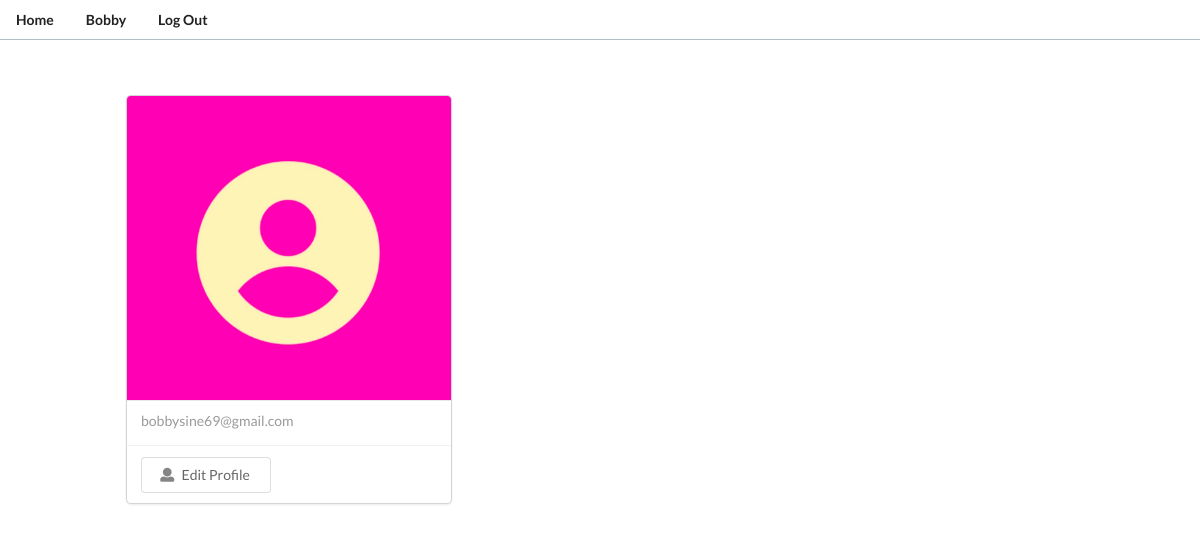
Before: /profiles/ (signed in) with the older database file.
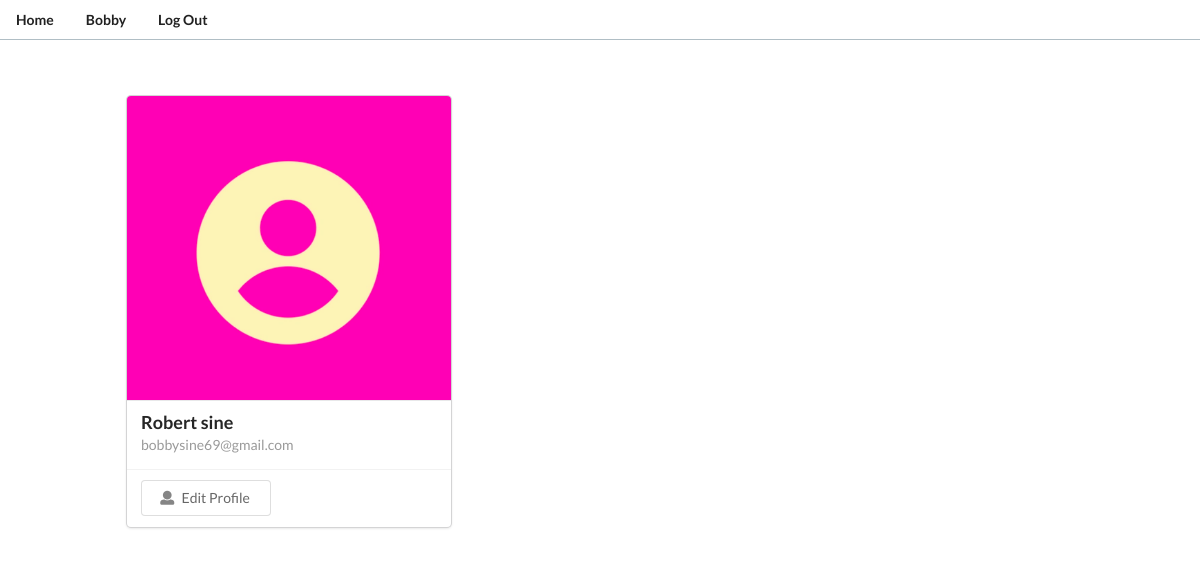
After: the same page with the newer database file.
### profiles/models.py (models this page shows)
class Profile(models.Model):
    user           = models.OneToOneField(User, on_delete=models.CASCADE)
    role           = models.CharField(max_length=20, choices=PROFILE_TYPE_CHOICES)
    profilePicture = models.ImageField(default='userPlaceHolder.png', upload_to='ProfilePictures')
    firstName      = models.CharField(max_length=35, blank=True)
    lastName       = models.CharField(max_length=35, blank=True)
    email          = models.EmailField(max_length=90, blank=True)
    updated        = models.TimeField(auto_now=True)
    created        = models.TimeField(auto_now_add=True)
    def __str__(self):
        return f"{self.user.username}"

### profiles/views.py (the view)
# urls.py: path('', views.profileView, name='profile'),
@login_required
def profileView(request):
    profile       = Profile.objects.get(user=request.user) #logged in profile
    profileEvents = Event.objects.filter(organizer=profile)
    template      = loader.get_template('profiles/profile.html')
    context  = {
        'profile'       : profile,
        'profileEvents' : profileEvents,
    }
    return HttpResponse(template.render(context, request))

### profiles/templates/profiles/profile.html (shortened to what this page needs)
<head>
    {% extends 'base.html' %}
    {% load static %}
{% block content %}
{% include 'events/navigationBar.html' %}
<div class="ui link cards" id="profileParentDiv">
    <div class="card" id="profileCard">
        <div class="image">
            <img src={{profile.profilePicture.url}}> {% comment %} profile picture {% endcomment %}
        </div>
        <div class="content">
            <div class="header">{{profile.firstName}}  {{profile.lastName}} </div>
            <div class="meta"><a>{{profile.email}}</a></div>
        </div>
        <div class="extra content">
            <button class="ui basic button" onclick="profileEdit()">
                <i class="icon user"></i>Edit Profile
            </button>
        </div>
    </div>
</div>
{% endblock content %}

### templates/base.html (shortened to what this page needs)
{% load static %}
<!doctype html>
<html lang="en">
<head>
  <link rel="stylesheet" type='text/css' href={% static 'style.css' %}>
  <link rel="stylesheet" type='text/css' href=" https://cdnjs.cloudflare.com/ajax/libs/semantic-ui/2.4.1/semantic.min.css">
</head>
<body style="display: flex; flex-direction: column; align-items: center;">
{% block content %}
{% endblock content %}
</body>
</html>

### events/templates/events/navigationBar.html (shortened to what this page needs)
<head>
  {% load static %}
</head>
{% block content %}
<div class="ui secondary pointing menu" id="navbarMainDiv">
  <a class="item" href="{% url 'events:home' %}"><b>Home</b></a>
  <a class="item" href="{% url 'profiles:profile' %}" ><b>{{profile.user}}</b></a>
  <a class="item" href="{% url 'login' %}"><b>Log Out</b></a>
</div>
{% endblock content %}

### staticFiles/style.css (style rules this page uses)
#navbarMainDiv { width: 100%; border-bottom: 1px solid #B0BEC5; }
#profileParentDiv { display: flex; width: 100%; margin-top: 30px; padding-left: 10%; align-items: center; flex-direction: row; }
#profileCard { width: 30%; }

Changed rows visible on the page:
changed Profile "bobbysine69@gmail.com": firstName (not shown) → "Robert"; lastName (not shown) → "sine"
